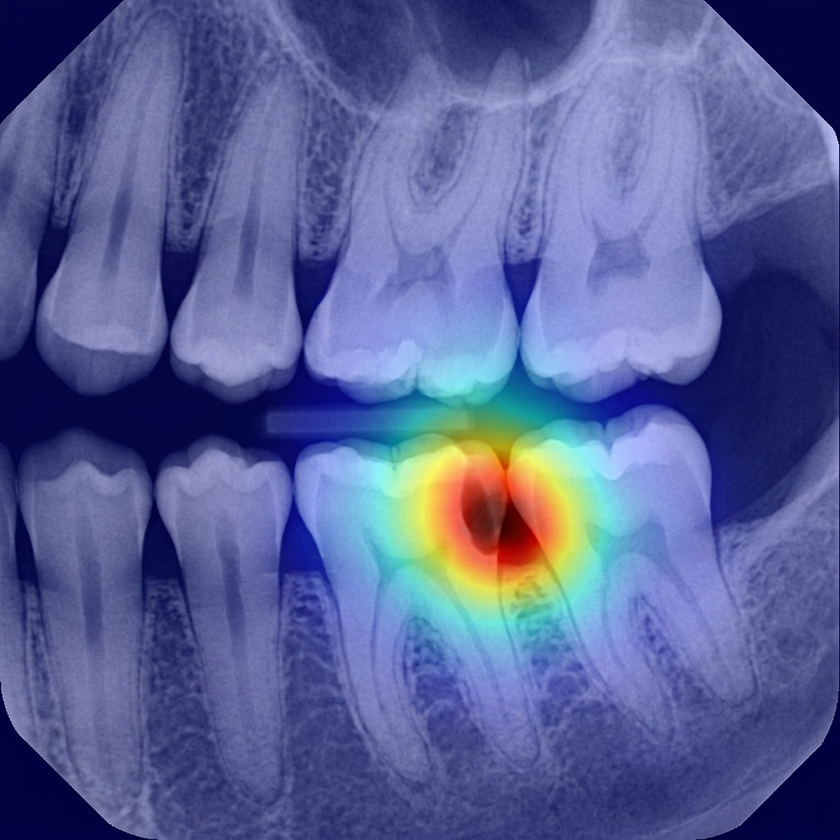
#> input picture frontend/src/assets/dental_gradcam.png, 840 x 840 px, shrunk from 1024 x 1024 before the run; its folder holds only this picture in this run
$ python -i test_cv_heuristics.py   (imports and definitions only)
#> lines starting #> are read from the running program, lines starting #| are printed output that depends on the picture; after the words box and inside, x2 and y2 are one past the last pixel; in counts of white or black regions, pixels touching at a corner belong together
import cv2
import numpy as np
from pathlib import Path
from PIL import Image

def analyze_caries(img_path):
    # Load image
#> called with img_path = 'frontend/src/assets/dental_gradcam.png'
    img = cv2.imread(str(img_path))
#> img is the input picture: shape (840, 840, 3); mean B, G, R 150, 97.9, 88.5
    if img is None:
        return "Failed to load"

    gray = cv2.cvtColor(img, cv2.COLOR_BGR2GRAY)
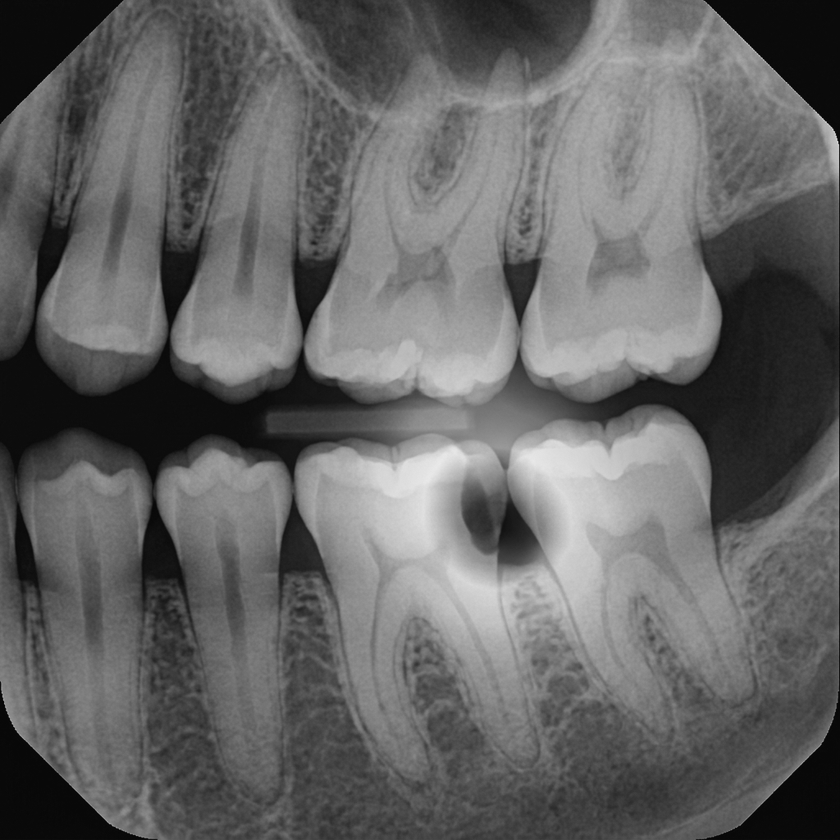
#> gray: shape (840, 840); min 4, max 233, mean 101
    h, w = gray.shape
#> h = 840; w = 840

    # Crop to center region where teeth are likely to be
    center_y_start, center_y_end = int(h * 0.2), int(h * 0.8)
#> center_y_start = 168; center_y_end = 672
    center_x_start, center_x_end = int(w * 0.2), int(w * 0.8)
#> center_x_start = 168; center_x_end = 672
    center_roi = gray[center_y_start:center_y_end, center_x_start:center_x_end]
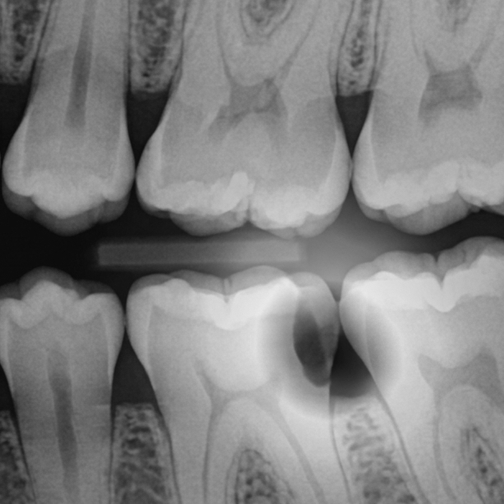
#> center_roi: shape (504, 504); min 9, max 233, mean 128.8

    # Find local minima/dark spots within the teeth structure (excluding black background)
    # Threshold to find teeth (which are bright white/gray in X-rays)
    _, teeth_mask = cv2.threshold(center_roi, 80, 255, cv2.THRESH_BINARY)
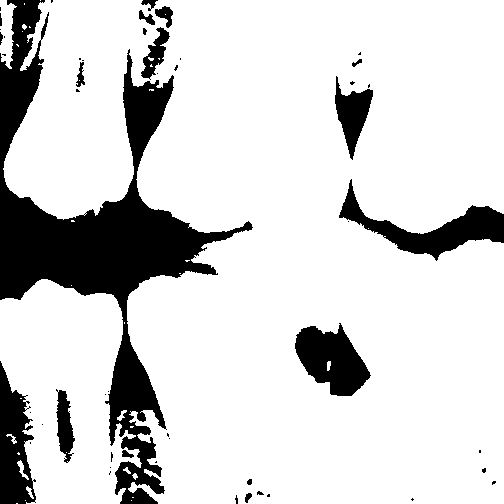
#> teeth_mask: shape (504, 504); 83.1% white; 51 black regions (33 under 20 px), largest, box (x1, y1, x2, y2) and area: (0, 0, 253, 504) 28456, (339, 179, 504, 261) 3942, (295, 323, 371, 396) 3376

    # Invert to look at dark regions inside the teeth
    teeth_inv = cv2.bitwise_not(teeth_mask)

    # We want local dark spots (valleys of intensity) inside the teeth
    # Using morphological black hat to find dark spots on bright background
    kernel = cv2.getStructuringElement(cv2.MORPH_ELLIPSE, (15, 15))
    blackhat = cv2.morphologyEx(center_roi, cv2.MORPH_BLACKHAT, kernel)
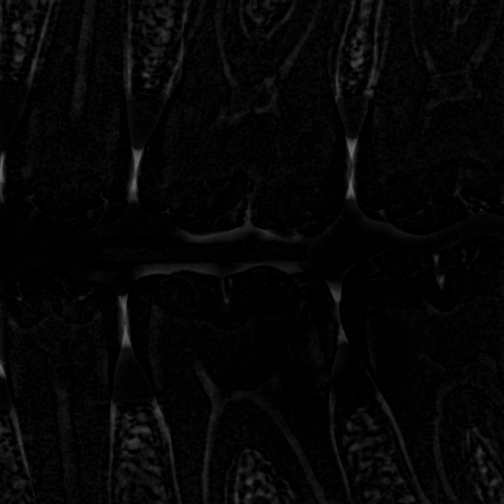
#> blackhat: shape (504, 504); min 0, max 106, mean 5.5

    # Threshold the blackhat image to get potential cavity regions
    _, thresh = cv2.threshold(blackhat, 25, 255, cv2.THRESH_BINARY)
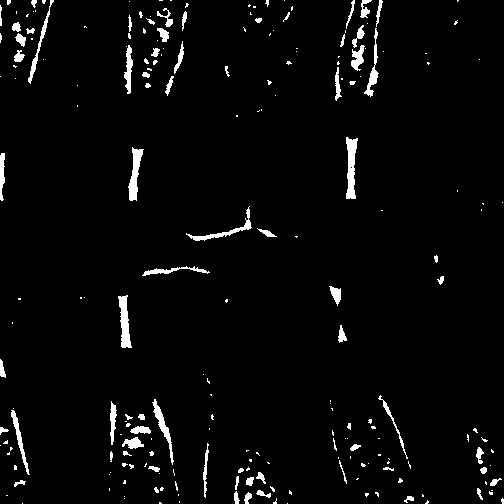
#> thresh: shape (504, 504); 3.2% white; 220 white regions (146 under 20 px), largest, box (x1, y1, x2, y2) and area: (346, 137, 358, 199) 479, (118, 295, 132, 348) 419, (128, 147, 144, 201) 409

    # Mask with teeth mask to ensure we only look inside teeth, not background
    cavity_candidates = cv2.bitwise_and(thresh, teeth_mask)
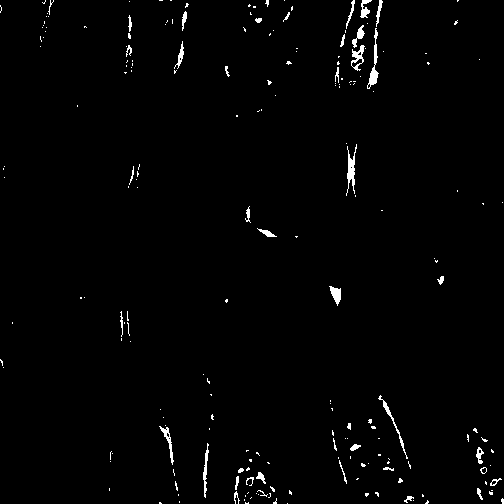
#> cavity_candidates: shape (504, 504); 1.4% white; 208 white regions (166 under 20 px)

    contours, _ = cv2.findContours(cavity_candidates, cv2.RETR_EXTERNAL, cv2.CHAIN_APPROX_SIMPLE)
#> contours = 208 contours, 184 with area under 20; largest, box (x1, y1, x2, y2) and area: (367, 28, 379, 89) 166, (351, 45, 365, 71) 160, (346, 144, 357, 196) 147, (329, 286, 341, 306) 110, (159, 426, 174, 465) 102

    detected_spots = []
    for c in contours:
        area = cv2.contourArea(c)
        if 20 < area < 1000:  # filter by size
            # Get bounding rect
            x, y, w_c, h_c = cv2.boundingRect(c)
            # Convert back to original image coordinates
            orig_x = x + center_x_start
            orig_y = y + center_y_start
            detected_spots.append((orig_x + w_c//2, orig_y + h_c//2, area))
#> this loop made 208 passes
#> (area, x, y, w_c, h_c, orig_x, orig_y) on passes 26, 31, 36, 39, 60, 61, 62, 73, 83, 99, 100, 104: (22, 477, 488, 6, 12, 645, 656), (33, 490, 478, 12, 8, 658, 646), (39.5, 256, 472, 10, 12, 424, 640), (27.5, 480, 467, 7, 7, 648, 635), (55.5, 476, 447, 8, 17, 644, 615), (33, 350, 444, 11, 7, 518, 612), (81, 203, 443, 6, 55, 371, 611), (102.5, 159, 426, 15, 39, 327, 594), (90.5, 378, 395, 30, 64, 546, 563), (109.5, 329, 286, 12, 20, 497, 454), (24.5, 437, 276, 7, 9, 605, 444), (50, 257, 228, 20, 9, 425, 396)
#> area on pass 35: 20
#> after the loop, detected_spots = 23 items, first 6: (648, 662, 22), (664, 650, 33), (429, 646, 39.5), (651, 638, 27.5), (648, 623, 55.5), (523, 615, 33)

    return detected_spots

def main():
    DATA = Path(r'c:\Users\HP\OneDrive\Desktop\DentalPro\datasets')
    print("Testing Caries CV Heuristics:")

    # Test on some caries images
    caries_folder = DATA / 'caries_prepared' / 'Caries'
    if caries_folder.exists():
        imgs = list(caries_folder.glob('*.*'))[:5]
        for img in imgs:
            spots = analyze_caries(img)
            print(f"  Image: {img.name} | Detected dark spots: {len(spots)} | Spots: {spots[:3]}")

# [2 lines not run here, left out]

>>> result = analyze_caries('frontend/src/assets/dental_gradcam.png')
#> result has the same summary as detected_spots in analyze_caries

$ run again, on frontend/src/assets/dental_hero.png
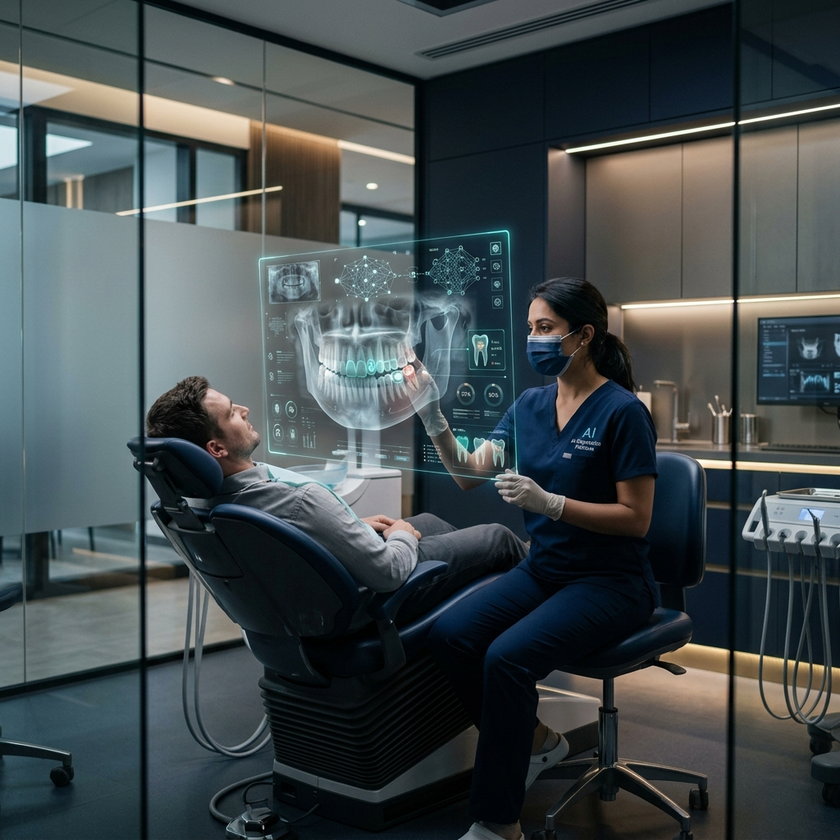
#> input picture frontend/src/assets/dental_hero.png, 840 x 840 px, shrunk from 1024 x 1024 before the run
#> in analyze_caries, img is the input picture: shape (840, 840, 3); mean B, G, R 77.6, 75.7, 67
#> in analyze_caries, `_, teeth_mask = cv2.threshold(center_roi, 80, 255, cv2.THRESH_BINARY)`:
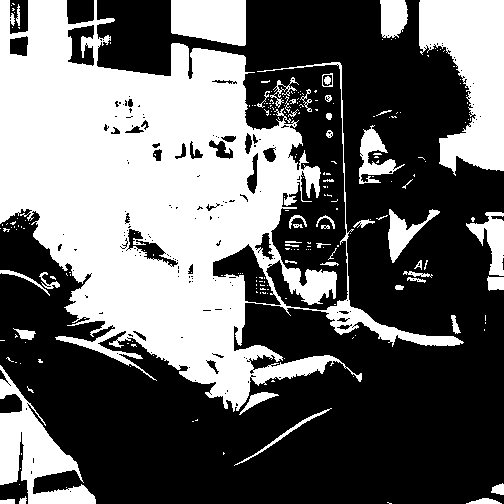
#> teeth_mask: shape (504, 504); 40.6% white; 231 white regions (183 under 20 px), largest, box (x1, y1, x2, y2) and area: (0, 0, 464, 412) 77866, (419, 0, 504, 176) 9605, (0, 365, 96, 504) 5148
#> thresh: shape (504, 504); 16.9% white; 475 white regions (355 under 20 px), largest, box (x1, y1, x2, y2) and area: (140, 131, 369, 330) 12471, (254, 64, 342, 145) 3540, (169, 74, 244, 168) 2711
#> in analyze_caries, `cavity_candidates = cv2.bitwise_and(thresh, teeth_mask)`:
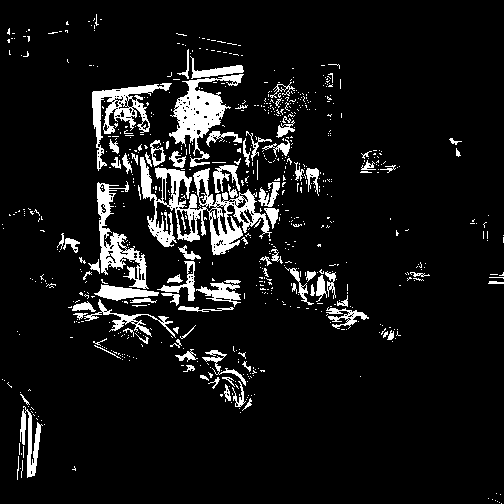
#> cavity_candidates: shape (504, 504); 8.4% white; 738 white regions (649 under 20 px)
#> contours = 730 contours, 671 with area under 20; largest, box (x1, y1, x2, y2) and area: (140, 157, 272, 255) 4526, (169, 74, 244, 167) 2174, (92, 83, 172, 171) 1690, (97, 181, 149, 289) 1602, (94, 284, 159, 301) 508
#> the loop in analyze_caries, `for c in contours:` made 730 passes
#> (area, x, y, w_c, h_c, orig_x, orig_y) on passes 28, 45, 48, 72, 94, 97, 129, 151: (486.5, 20, 406, 23, 72, 188, 574), (47.5, 224, 384, 7, 17, 392, 552), (72, 232, 381, 14, 26, 400, 549), (23, 183, 365, 12, 7, 351, 533), (177.5, 202, 350, 44, 36, 370, 518), (75.5, 175, 349, 23, 13, 343, 517), (27.5, 387, 330, 7, 10, 555, 498), (26.5, 73, 313, 15, 7, 241, 481)
#> after the loop in analyze_caries, `for c in contours:`: detected_spots = 53 items, first 6: (199, 610, 486.5), (395, 560, 47.5), (407, 562, 72), (357, 536, 23), (392, 536, 177.5), (354, 523, 75.5)
#> result has the same summary as detected_spots in analyze_caries

$ run again, on frontend/src/assets/dental_modules.png
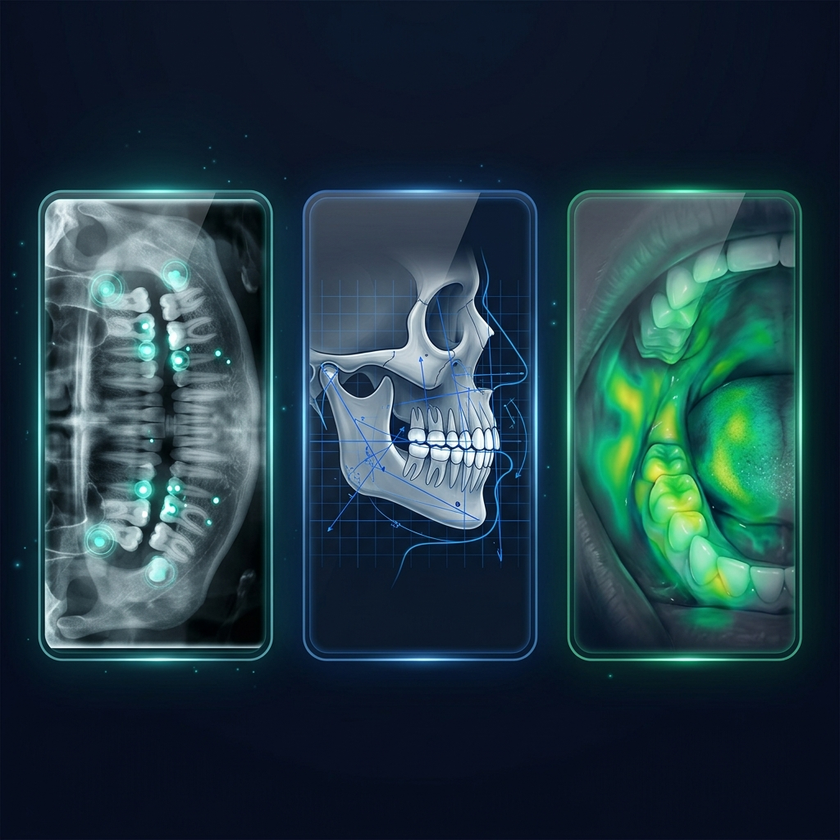
#> input picture frontend/src/assets/dental_modules.png, 840 x 840 px, shrunk from 1024 x 1024 before the run
#> in analyze_caries, img is the input picture: shape (840, 840, 3); mean B, G, R 68, 58.7, 33.7
#> in analyze_caries, `_, teeth_mask = cv2.threshold(center_roi, 80, 255, cv2.THRESH_BINARY)`:
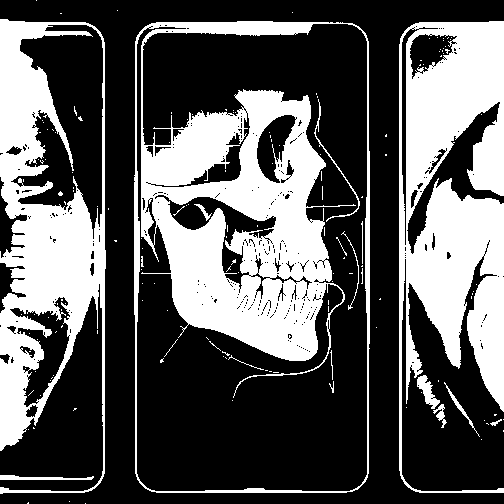
#> teeth_mask: shape (504, 504); 36% white; 159 white regions (142 under 20 px), largest, box (x1, y1, x2, y2) and area: (134, 21, 370, 493) 37044, (399, 21, 504, 493) 29063, (0, 19, 106, 494) 23279
#> thresh: shape (504, 504); 15.5% white; 412 white regions (322 under 20 px), largest, box (x1, y1, x2, y2) and area: (137, 26, 367, 490) 19501, (84, 175, 102, 358) 1596, (0, 399, 102, 491) 1253
#> in analyze_caries, `cavity_candidates = cv2.bitwise_and(thresh, teeth_mask)`:
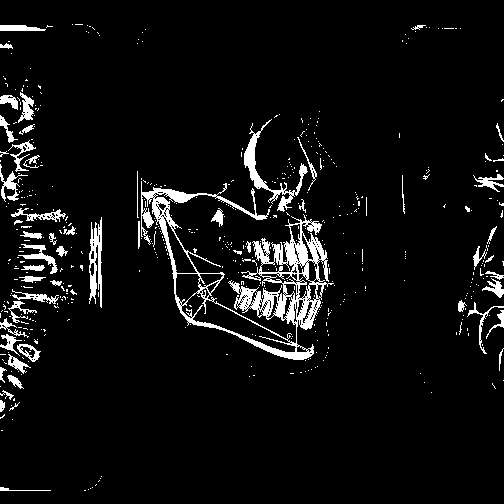
#> cavity_candidates: shape (504, 504); 6.1% white; 515 white regions (457 under 20 px)
#> contours = 501 contours, 457 with area under 20; largest, box (x1, y1, x2, y2) and area: (141, 181, 334, 360) 11019, (244, 119, 308, 212) 760, (89, 217, 102, 308) 548, (18, 244, 58, 274) 228, (17, 344, 41, 362) 219
#> the loop in analyze_caries, `for c in contours:` made 501 passes
#> (area, x, y, w_c, h_c, orig_x, orig_y) on passes 15, 18, 25, 37, 51, 59, 68, 93: (33, 0, 400, 5, 12, 168, 568), (22.5, 0, 390, 14, 10, 168, 558), (76.5, 7, 375, 17, 14, 175, 543), (27.5, 0, 367, 7, 16, 168, 535), (141.5, 8, 354, 23, 20, 176, 522), (219, 17, 344, 24, 18, 185, 512), (117.5, 0, 334, 22, 22, 168, 502), (80, 0, 318, 29, 20, 168, 486)
#> after the loop in analyze_caries, `for c in contours:`: detected_spots = 42 items, first 6: (170, 574, 33), (175, 563, 22.5), (183, 550, 76.5), (171, 543, 27.5), (187, 532, 141.5), (197, 521, 219)
#> result has the same summary as detected_spots in analyze_caries

$ run again, on frontend/src/assets/dental_professional.png
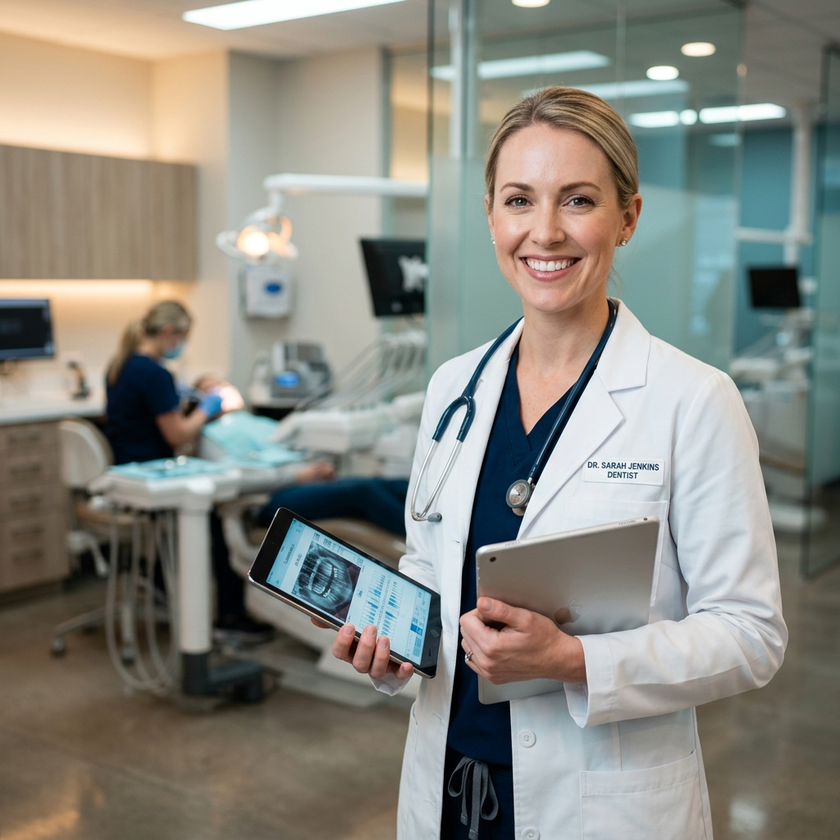
#> input picture frontend/src/assets/dental_professional.png, 840 x 840 px, shrunk from 1024 x 1024 before the run
#> in analyze_caries, img is the input picture: shape (840, 840, 3); mean B, G, R 128.3, 136.8, 137.5
#> in analyze_caries, `_, teeth_mask = cv2.threshold(center_roi, 80, 255, cv2.THRESH_BINARY)`:
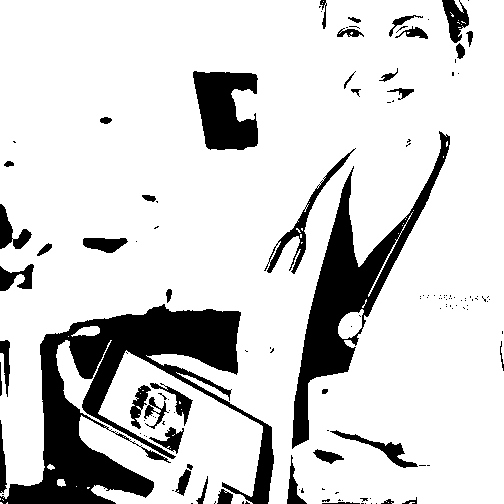
#> teeth_mask: shape (504, 504); 83.2% white; 138 black regions (95 under 20 px), largest, box (x1, y1, x2, y2) and area: (0, 304, 274, 504) 19794, (292, 131, 450, 449) 10130, (193, 71, 258, 150) 3735
#> thresh: shape (504, 504); 10.9% white; 291 white regions (187 under 20 px), largest, box (x1, y1, x2, y2) and area: (243, 148, 356, 362) 2684, (123, 373, 193, 455) 2679, (342, 130, 452, 354) 2630
#> in analyze_caries, `cavity_candidates = cv2.bitwise_and(thresh, teeth_mask)`:
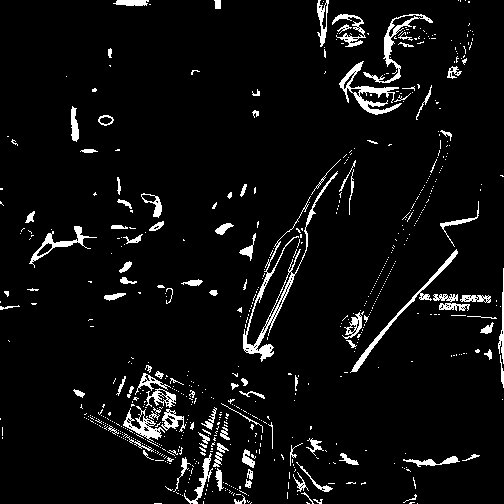
#> cavity_candidates: shape (504, 504); 5.5% white; 671 white regions (570 under 20 px)
#> contours = 671 contours, 597 with area under 20; largest, box (x1, y1, x2, y2) and area: (243, 171, 338, 362) 1062, (339, 61, 402, 115) 717, (363, 14, 433, 83) 635, (350, 249, 458, 373) 529, (29, 226, 97, 268) 438
#> the loop in analyze_caries, `for c in contours:` made 671 passes
#> (area, x, y, w_c, h_c, orig_x, orig_y) on passes 11, 47, 51, 56, 58, 71, 81, 84: (21, 234, 495, 12, 9, 402, 663), (28.5, 245, 479, 7, 9, 413, 647), (45.5, 293, 472, 16, 20, 461, 640), (31.5, 247, 469, 6, 11, 415, 637), (73, 215, 468, 9, 23, 383, 636), (80.5, 296, 462, 37, 30, 464, 630), (57.5, 173, 457, 18, 35, 341, 625), (165, 403, 456, 57, 11, 571, 624)
#> after the loop in analyze_caries, `for c in contours:`: detected_spots = 72 items, first 6: (408, 667, 21), (416, 651, 28.5), (469, 650, 45.5), (418, 642, 31.5), (387, 647, 73), (482, 645, 80.5)
#> result has the same summary as detected_spots in analyze_caries
